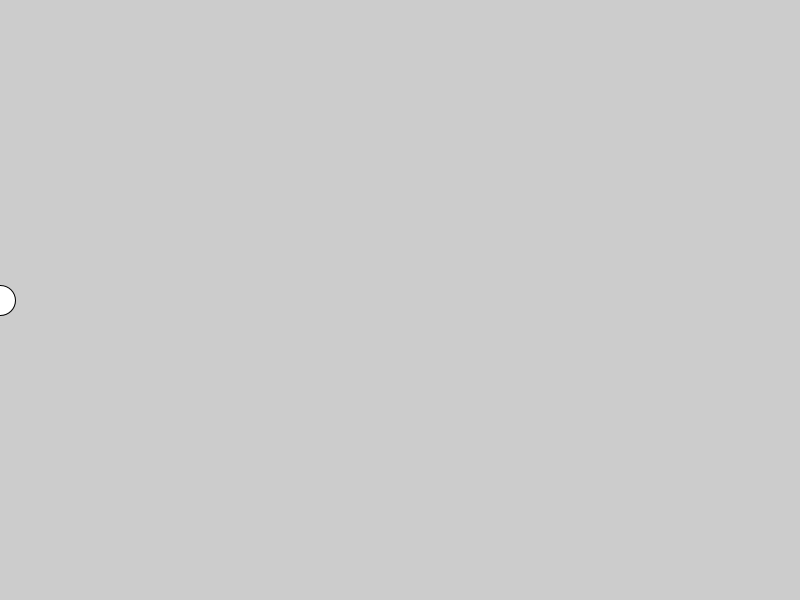
Frame 1 (no input)
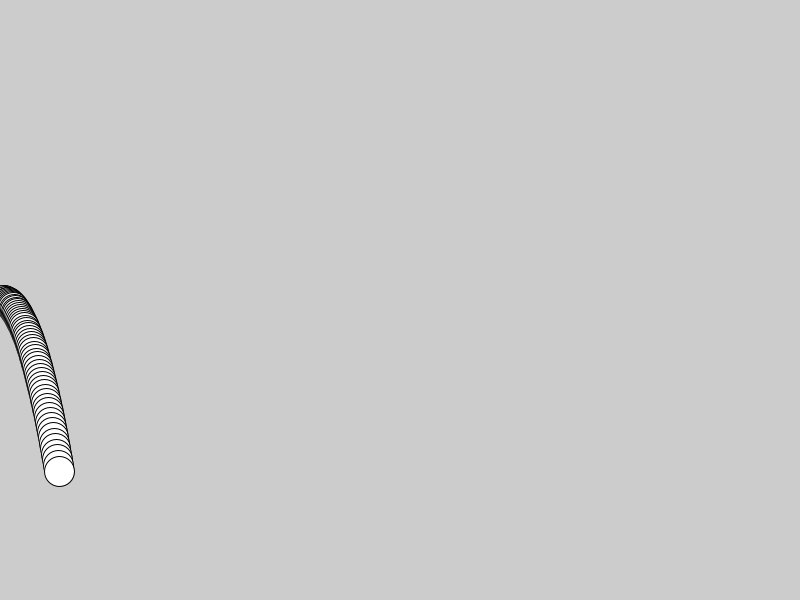
Frame 60 (the mouse pressed at the canvas centre just before this capture)
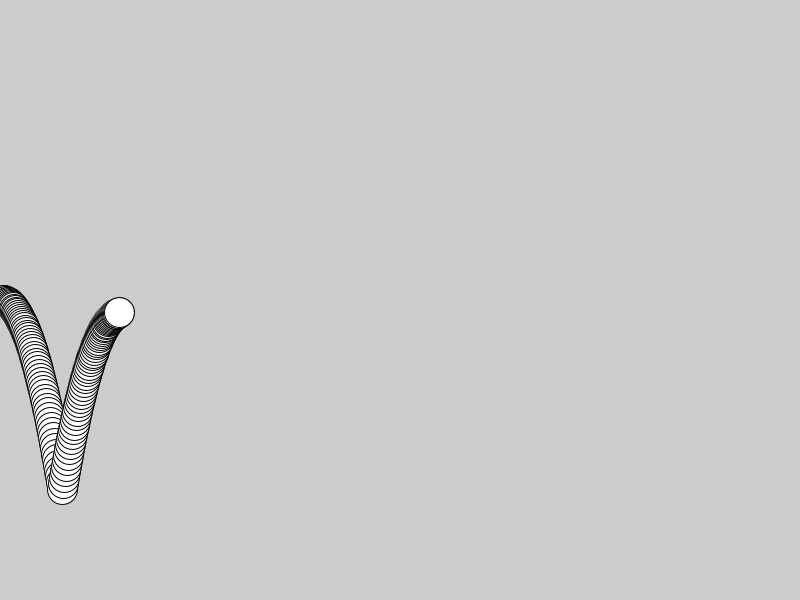
Frame 120 (the mouse held since frame 60 and released just before this capture)

The Processing sketch that drew these frames (run headless with seeded random() and noise(); from frame 60 on, the mouse is pressed at the canvas centre):

// Processing sketch: bounce1
// ── bounce1.pde
float dia = 30;
float rad = dia / 2;
float x = 0;
float y = 300;
float yspeed = 0;
float gravity = 0.1;
float btm = 500;

void setup(){
  size(800, 600);
}

void draw(){
  
  ellipse(x, y, dia, dia);
  bounce();
  println(yspeed);
}

void bounce(){
 x += 1;
 y += yspeed;
 yspeed += gravity;
 if(y >= btm-rad){
  yspeed *= -0.95; 
 }
}
